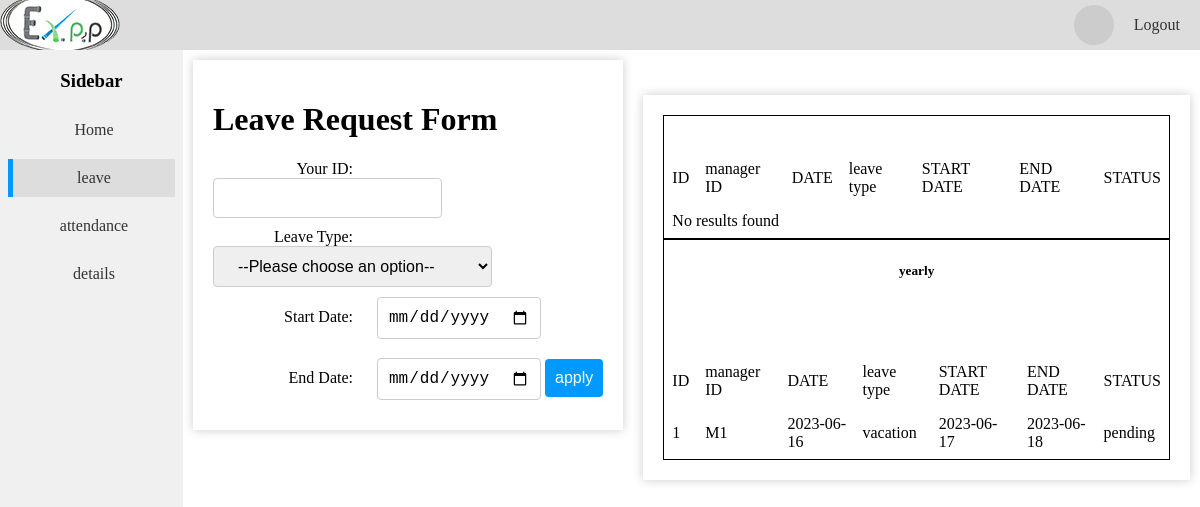
The page /managerleave.php on the database as committed earlier.
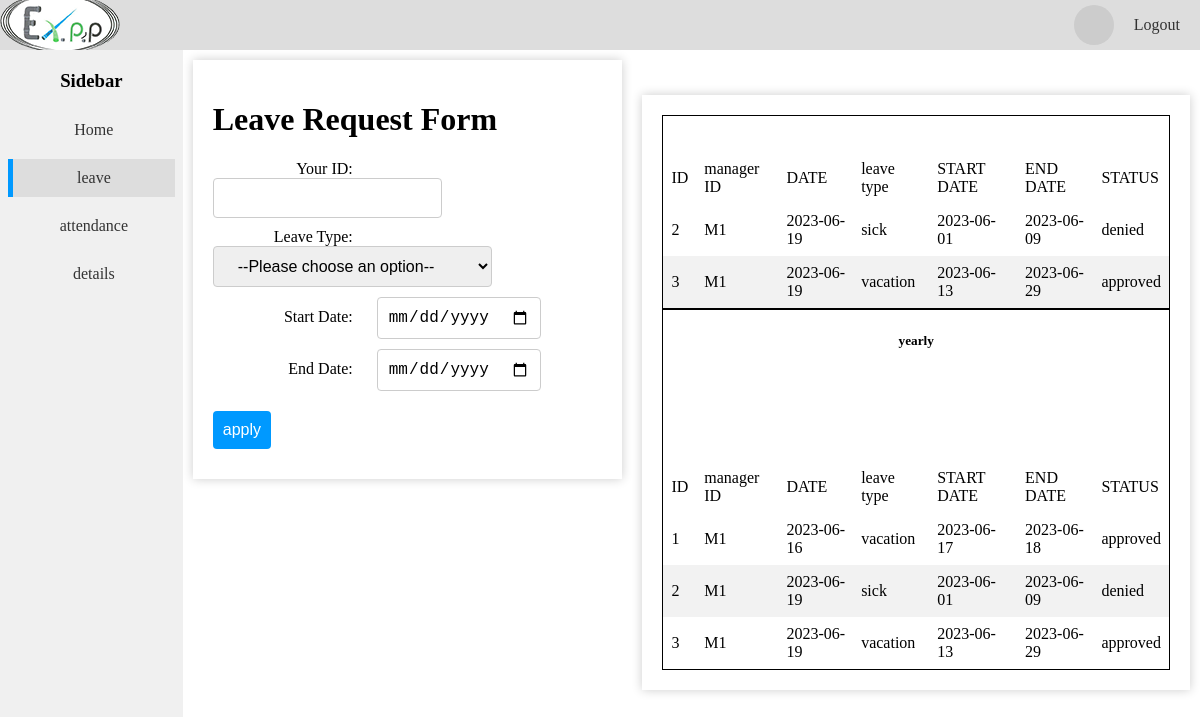
The same page on the database as committed later.
### tables this page shows
CREATE TABLE `employee_leave` (
  `leaveID` int(11) NOT NULL,
  `employeeID` int(11) DEFAULT NULL,
  `managerID` varchar(255) DEFAULT NULL,
  `date` date NOT NULL,
  `leavetype` varchar(50) NOT NULL,
  `startdate` date NOT NULL,
  `enddate` date NOT NULL,
  `status` varchar(15) NOT NULL
);

### managerleave.php (the view, shortened to what this page needs)
<!DOCTYPE html>
<html>
<head>
</head>
<body>
<div class="page-container">
  <?php include 'header.php'; ?>
  <div class="content-container">
  <div class="sidebar">
    <h3>Sidebar</h3>
    <a href="managerdashboard.php">Home</a>
    <a class="active"href="managerleave.php">leave</a>
    <a href="managerattendance.php">attendance</a>
    <a href="managerdetails.php">details</a>
  </div>
  <div class="rightofsidebar">
<div class="container">
   <h1>Leave Request Form</h1>
   <form action="fillleave.php" method="post"><label for="userID">Your ID:</label>
        <input type="text" id="userID" name="userID" value="<?php echo $_SESSION['user_type']; ?>" required><br>
        <label for="leavetype">Leave Type:</label>
        <select id="leavetype" name="leavetype" required>
            <option value="">--Please choose an option--</option>
        </select><br>
        <label for="startdate">Start Date:</label>
        <input type="date" id="startdate" name="startdate" required><br>
        <label for="enddate">End Date:</label>
        <input type="date" id="enddate" name="enddate" required>
        <input type="submit" value="apply">
    </form>
    </div>
    <div class="container">
     <div class="employee-info">
    <table>
            <thead> <br><br>
            <tr>
                <td>ID</td>
                <td>manager ID</td>
                <td>DATE</td>
                <td>leave type</td>
                <td>START DATE</td>
                <td>END DATE</td>
                <td>STATUS</td>
            </tr>
            </thead>
         <tbody>
            <?php
            require_once "connection.php";
            $sql = "SELECT * from employee_leave WHERE managerID IS NOT NULL  AND date=CURDATE()";
            $query = $conn->query($sql);
            if ($query->num_rows > 0) {
              while($row = $query->fetch_assoc()) {
                  echo "<tr>";
                  echo "<td>" . $row["leaveID"] . "</td>";
                  echo "<td>" . $row["managerID"] . "</td>";
                  echo "<td>" . $row["date"] . "</td>";
                  echo "<td>" . $row["leavetype"] . "</td>";
                  echo "<td>" . $row["startdate"] . "</td>";
                  echo "<td>" . $row["enddate"] . "</td>";
                  echo "<td>" . $row["status"] . "</td>";
                  echo "</tr>";
              }
          } else {
              echo "<tr><td colspan='11'>No results found</td></tr>";
          }
            ?>
         </tbody>
        </table>
    </div>
    <div class="employee-info">
    <div>
    <table>
    <h5>yearly</h5>
            <thead> <br><br>
            <tr>
                <td>ID</td>
                <td>manager ID</td>
                <td>DATE</td>
                <td>leave type</td>
                <td>START DATE</td>
                <td>END DATE</td>
                <td>STATUS</td>
            </tr>
            </thead>
         <tbody>
    <?php
        require_once "connection.php";
        $sql = "SELECT * from employee_leave WHERE managerID IS NOT NULL AND YEAR(date) = YEAR(CURDATE())";
        $query = $conn->query($sql);
        if ($query->num_rows > 0) {
            while($row = $query->fetch_assoc()) {
                echo "<tr>";
                echo "<td>" . $row["leaveID"] . "</td>";
                echo "<td>" . $row["managerID"] . "</td>";
                echo "<td>" . $row["date"] . "</td>";
                echo "<td>" . $row["leavetype"] . "</td>";
                echo "<td>" . $row["startdate"] . "</td>";
                echo "<td>" . $row["enddate"] . "</td>";
                echo "<td>" . $row["status"] . "</td>";
                echo "</tr>";
                echo '<br>';
            }
        } else {
            echo "<tr><td colspan='11'>No results found</td></tr>";
        }
        ?>
    </div>
    </div>
</div>
  </div>
  </div>
</body>
</html>

Rows that differ between the two databases and show on the page:
added employee_leave: leaveID "2", managerID "M1", date "2023-06-19", leavetype "sick", startdate "2023-06-01", enddate "2023-06-09", status "denied"
added employee_leave: leaveID "3", managerID "M1", date "2023-06-19", leavetype "vacation", startdate "2023-06-13", enddate "2023-06-29", status "approved"
changed employee_leave id 1: status "pending" → "approved"
Other text that changed with them:
text no longer shown: "No results found"
